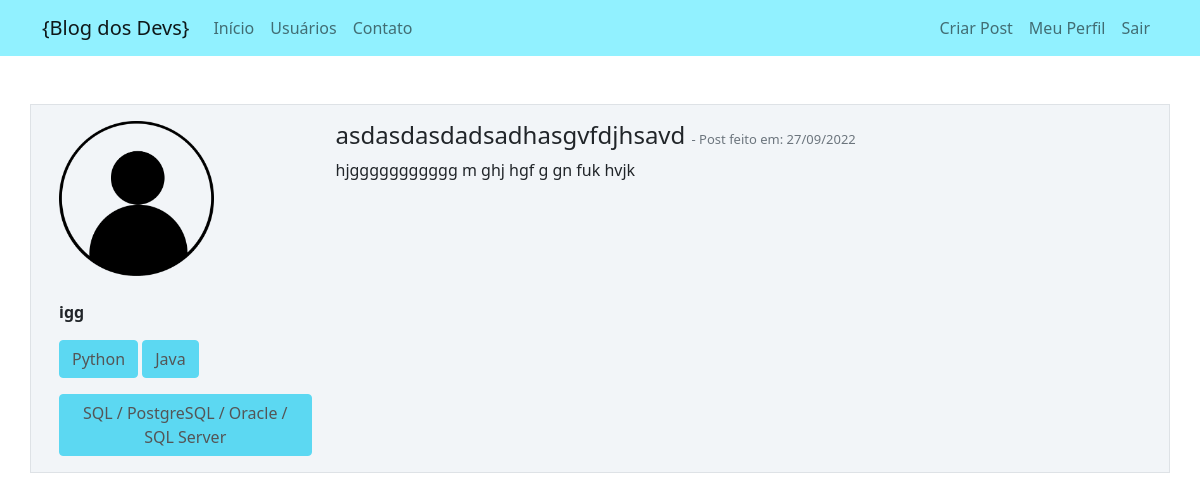
Page /post/5 (signed in) on the committed database.
### blogdosdevs/models.py (models this page shows, shortened)
class Usuario(database.Model, UserMixin):
    id = database.Column(database.Integer, primary_key=True)
    username = database.Column(database.String, nullable=False, unique=True)
    email = database.Column(database.String, nullable=False, unique=True)
    senha = database.Column(database.String, nullable=False)
    foto_perfil = database.Column(database.String, default='default.jpg', nullable=False)
    posts = database.relationship('Post', backref='autor', lazy=True)
    linguagens = database.Column(database.String, nullable=False, default='Não Informado')

class Post(database.Model):
    id = database.Column(database.Integer, primary_key=True)
    titulo = database.Column(database.String, nullable=False)
    corpo = database.Column(database.Text, nullable=False)
    data_criacao = database.Column(database.DateTime, nullable=False, default=datetime.utcnow)
    id_usuario = database.Column(database.Integer, database.ForeignKey('usuario.id'), nullable=False)

### blogdosdevs/routes.py (the view)
@app.route('/post/<post_id>', methods=['GET', 'POST'])
@login_required
def exibir_post(post_id):
    post = Post.query.get(post_id)
    if current_user == post.autor:
        form = FormEditarPost()
        if request.method == 'GET':
            form.titulo.data = post.titulo
            form.corpo.data = post.corpo
        elif form.validate_on_submit():
            post.titulo = form.titulo.data
            post.corpo = form.corpo.data
            database.session.commit()
            flash('Post Atualizado com Sucesso', 'alert-success')
            return redirect(url_for('home'))
    else:
        form = None
    return render_template('post.html', post=post, form=form)

### blogdosdevs/models.py (called while the page is built)
@login_manager.user_loader
def load_usuario(id_usuario):
    return Usuario.query.get(int(id_usuario))

### blogdosdevs/templates/post.html (shortened to what this page needs)
{% extends 'base.html' %}
{% block body %}
<div class="container mt-3">
        <div class="row border mt-4 p-3 meupost">
                <div class="col col-3">
                        <div class="image pe-3"> <img src="{{ url_for('static', filename='fotos_perfil/{}'.format(post.autor.foto_perfil)) }}" class="rounded" width="155"> </div>
                        <br><strong>{{ post.autor.username }}</strong>
                        <div class="row justify-content-center"><br>
                        <div class="col">
                            {% if current_user.linguagens %}
                                {% for linguagem in post.autor.linguagens.split(';') %}
                                    <button type="button" class="btn btn-info disabled mt-3">{{ linguagem }}</button>
                                {% endfor %}
                            {% else %}
                                <p>Você ainda não programa em nenhuma linguagem :( </p>
                            {% endif %}
                        </div>
                        </div>
                    </div>
                <div class="col col-9">
                        <h4>{{ post.titulo }}
                        <small class="text-muted" style="font-size: 13px"> - Post feito em: {{ post.data_criacao.strftime('%d/%m/%Y') }}
                        </small>
                        </h4>
                        <p>{{ post.corpo }}</p>
                </div>
        </div>
</div><br>
{% endblock %}

### blogdosdevs/static/main.css (style rules this page uses)
.meupost { background: #f2f5f8 !important; }

### rows in the picture
Usuario: foto_perfil (placeholder picture), autor.username "igg"
Post: titulo "asdasdasdadsadhasgvfdjhsavd", data_criacao "27/09/2022", corpo "hjggggggggggg m ghj hgf g gn fuk hvjk"

### other values in the picture
{{ linguagem }} "Python" "Java" "SQL / PostgreSQL / Oracle / SQL Server"
